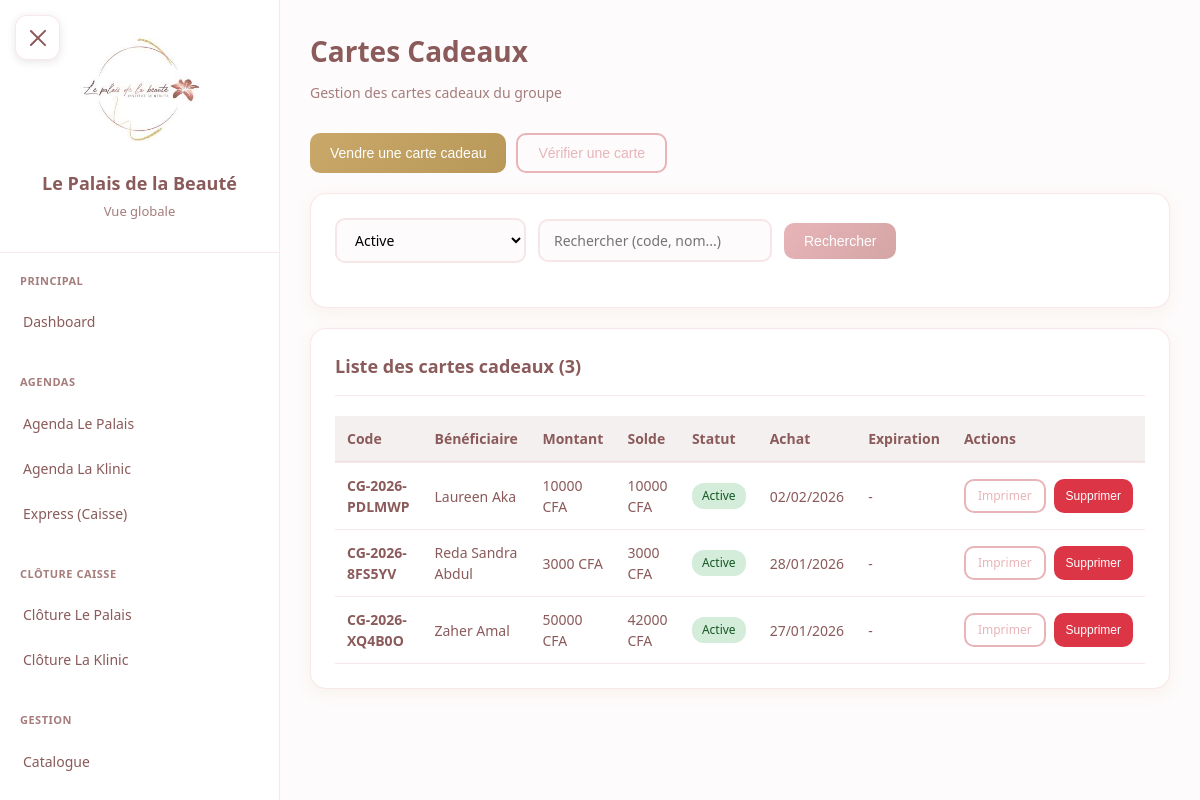
/cartes-cadeaux/ (signed in), run on an earlier commit of the app's database.
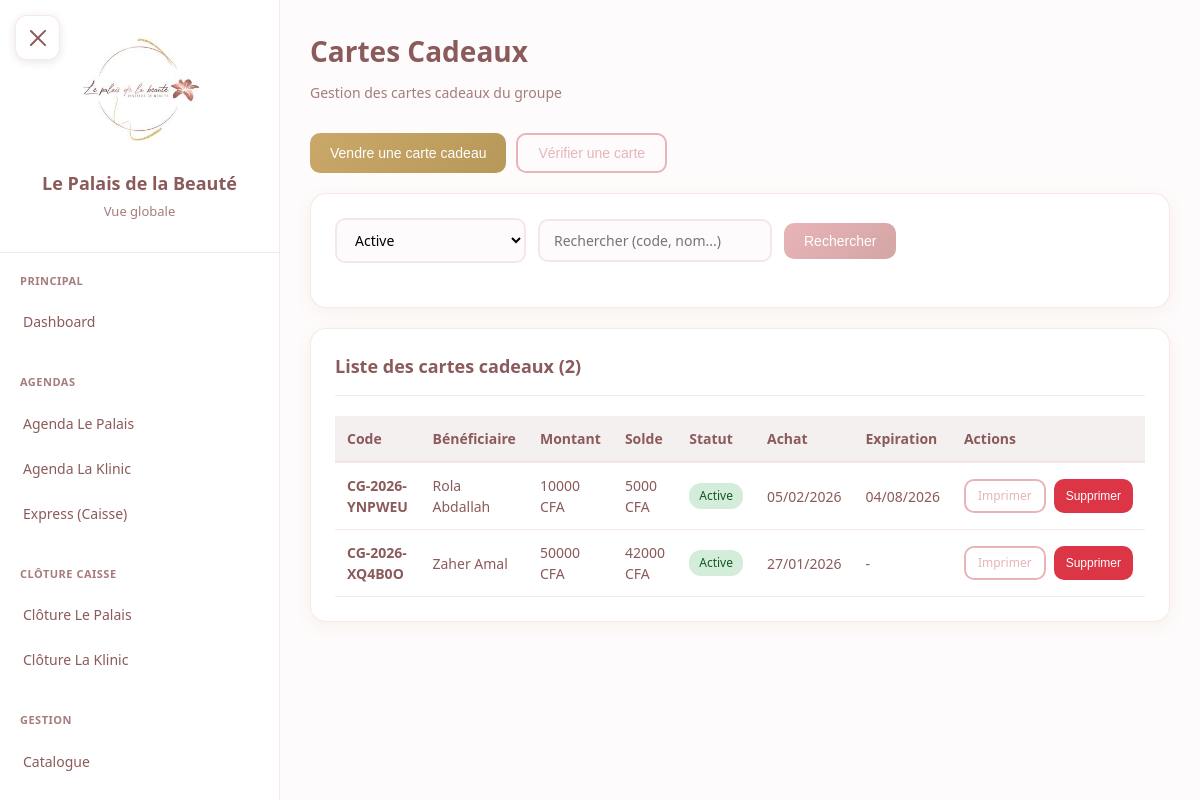
And on a later commit of the database.
### core/models.py (models this page shows, shortened)
class CarteCadeau(models.Model):
    STATUT_CHOICES = [
        ('active', 'Active'),
        ('soldee', 'Soldée'),
        ('annulee', 'Annulée'),
        ('supprimee', 'Supprimée'),
    ]
    code = models.CharField(max_length=20, unique=True, editable=False)
    acheteur = models.ForeignKey(
        'Client',
        on_delete=models.PROTECT,
        related_name='cartes_achetees',
    )
    beneficiaire = models.ForeignKey(
        'Client',
        on_delete=models.PROTECT,
        related_name='cartes_recues',
    )
    montant_initial = models.IntegerField(
        validators=[MinValueValidator(0)]
    )
    solde = models.IntegerField(
        validators=[MinValueValidator(0)]
    )
    institut_achat = models.ForeignKey(
        'Institut',
        on_delete=models.PROTECT,
        related_name='cartes_vendues',
    )
    statut = models.CharField(max_length=20, choices=STATUT_CHOICES, default='active')
    date_achat = models.DateTimeField(auto_now_add=True)
    date_expiration = models.DateTimeField(null=True, blank=True, help_text="Date d'expiration (6 mois après l'achat)")
    date_derniere_utilisation = models.DateTimeField(null=True, blank=True)
    mode_paiement_achat = models.CharField(
        max_length=20,
        choices=[
            ('especes', 'Espèces'),
            ('carte', 'Carte bancaire'),
            ('cheque', 'Chèque'),
            ('om', 'Orange Money'),
            ('wave', 'Wave'),
        ],
        default='especes',
    )
    vendue_par = models.ForeignKey(
        'Utilisateur',
        on_delete=models.SET_NULL,
        null=True,
        related_name='cartes_vendues',
    )
    class Meta:
        verbose_name = "Carte cadeau"
        verbose_name_plural = "Cartes cadeaux"
        ordering = ['-date_achat']
    @property
    def est_expiree(self):
        if self.date_expiration:
            return timezone.now() > self.date_expiration
        if self.date_achat:
            return timezone.now() > (self.date_achat + timedelta(days=180))
        return False
    @property
    def jours_restants(self):
        if self.date_expiration:
            delta = self.date_expiration - timezone.now()
            return max(0, delta.days)
        return 0

class Client(models.Model):
    SEXE_CHOICES = [
        ('F', 'Femme'),
        ('H', 'Homme'),
    ]
    nom = models.CharField(max_length=100)
    prenom = models.CharField(max_length=100)
    telephone = models.CharField(max_length=20, unique=True)
    email = models.EmailField(blank=True, null=True)
    sexe = models.CharField(max_length=1, choices=SEXE_CHOICES, default='F')
    date_creation = models.DateTimeField(auto_now_add=True)
    notes = models.TextField(blank=True, null=True)  # Notes optionnelles
    class Meta:
        verbose_name = "Client"
        verbose_name_plural = "Clients"
        ordering = ['nom', 'prenom']
    def get_full_name(self):
        return f"{self.prenom} {self.nom}"

### core/views.py (the view, shortened to what this page needs)
# urls.py: path('cartes-cadeaux/', views.cartes_cadeaux_list, name='cartes_cadeaux_list'),
@login_required
def cartes_cadeaux_list(request):
    cartes = CarteCadeau.objects.select_related(
        'acheteur', 'beneficiaire', 'institut_achat'
    ).all()
    statut = request.GET.get('statut', 'active')
    if statut:
        if statut == 'annulee':
            cartes = cartes.filter(statut__in=['annulee', 'supprimee'])
        elif statut == 'toutes':
            pass
        else:
            cartes = cartes.filter(statut=statut)
    search = request.GET.get('search', '')
    instituts = Institut.objects.all()
    return render(request, 'cartes_cadeaux/liste.html', {
        'cartes': cartes,
        'search': search,
        'statut_filtre': statut,
        'instituts': instituts,
    })

### core/models.py (called while the page is built)
    def is_patron(self):
        return self.role == 'patron'

### templates/cartes_cadeaux/liste.html (shortened to what this page needs)
{% extends "base.html" %}
{% block content %}
<div class="content-header">
    <h1 class="page-title">Cartes Cadeaux</h1>
    <p class="page-subtitle">Gestion des cartes cadeaux du groupe</p>
</div>
<div class="actions-row">
    <button class="btn btn-secondary" onclick="ouvrirModalVente()">
        Vendre une carte cadeau
    </button>
    <button class="btn btn-outline" onclick="ouvrirModalVerification()">
        Vérifier une carte
    </button>
</div>
<div class="card">
    <form method="GET" class="filters-row">
        <select name="statut" onchange="this.form.submit()">
            <option value="active" {% if statut_filtre == 'active' %}selected{% endif %}>Active</option>
        </select>
        <input type="text" name="search" placeholder="Rechercher (code, nom...)" value="{{ search }}">
        <button type="submit" class="btn btn-primary">Rechercher</button>
    </form>
</div>
<div class="card">
    <div class="card-header">
        <h2 class="card-title">Liste des cartes cadeaux ({{ cartes|length }})</h2>
    </div>
    <table>
        <thead>
            <tr>
                <th>Code</th>
                <th>Bénéficiaire</th>
                <th>Montant</th>
                <th>Solde</th>
                <th>Statut</th>
                <th>Achat</th>
                <th>Expiration</th>
                <th>Actions</th>
            </tr>
        </thead>
        <tbody>
            {% for carte in cartes %}
            <tr>
                <td><strong>{{ carte.code }}</strong></td>
                <td>{{ carte.beneficiaire.get_full_name }}</td>
                <td>{{ carte.montant_initial|floatformat:0 }} CFA</td>
                <td>{{ carte.solde|floatformat:0 }} CFA</td>
                <td>
                    <span class="badge badge-{{ carte.statut }}">
                        {{ carte.get_statut_display }}
                    </span>
                </td>
                <td>{{ carte.date_achat|date:"d/m/Y" }}</td>
                <td>
                    {% if carte.date_expiration %}
                        {% if carte.est_expiree %}
                            <span style="color: #dc3545; font-weight: 600;">Expirée</span>
                        {% elif carte.jours_restants <= 30 %}
                            <span style="color: #ffc107; font-weight: 600;">{{ carte.date_expiration|date:"d/m/Y" }}</span>
                            <br><small style="color: #ffc107;">({{ carte.jours_restants }}j restants)</small>
                        {% else %}
                            {{ carte.date_expiration|date:"d/m/Y" }}
                        {% endif %}
                    {% else %}
                        -
                    {% endif %}
                </td>
                <td>
                    <div style="display: flex; gap: 8px;">
                        <a href="{% url 'core:imprimer_carte_cadeau' carte_id=carte.id %}" target="_blank" class="btn btn-outline" style="padding: 6px 12px; font-size: 12px;">Imprimer</a>
                        {% if request.user.utilisateur.is_patron %}
                        <button onclick="ouvrirModalSupprimerCarte({{ carte.id }}, '{{ carte.code }}', {{ carte.utilisations.count }})" class="btn btn-danger" style="padding: 6px 12px; font-size: 12px;">Supprimer</button>
                        {% endif %}
                    </div>
                </td>
            </tr>
            {% empty %}
            <tr>
                <td colspan="8" style="text-align: center; padding: 30px; color: var(--text-light);">
                    Aucune carte cadeau trouvée
                </td>
            </tr>
            {% endfor %}
        </tbody>
    </table>
</div>
{% endblock %}

### templates/base.html (shortened to what this page needs)
<!DOCTYPE html>
<html lang="fr">
<head>
    <link rel="stylesheet" href="/static/css/style.css">
</head>
<body>
    <button class="mobile-menu-btn" id="mobileMenuBtn" aria-label="Menu">
        <span></span>
    </button>
    <div class="main-layout">
        <aside class="sidebar" id="sidebar">
            <div class="sidebar-header">
                <img src="/static/images/logo.jpg" alt="Logo" class="sidebar-logo" onerror="this.style.display='none'">
                <div class="sidebar-title">Le Palais de la Beauté</div>
                <div class="sidebar-subtitle">
                    {% if request.user.is_authenticated %}
                        {% if request.user.utilisateur.is_patron %}
                            Vue globale
                        {% else %}
                            {{ request.user.utilisateur.institut.nom }}
                        {% endif %}
                    {% endif %}
                </div>
            </div>
            <nav class="sidebar-nav">
                {% if request.user.is_authenticated %}
                    {% if request.user.utilisateur.is_patron %}
                        <div class="nav-section">
                            <div class="nav-section-title">Principal</div>
                            <a href="{% url 'dashboard:index' %}" class="nav-item {% if request.resolver_match.app_name == 'dashboard' %}active{% endif %}">
                                Dashboard
                            </a>
                        </div>
                        <div class="nav-section">
                            <div class="nav-section-title">Agendas</div>
                            <a href="{% url 'agenda:index' institut_code='palais' %}" class="nav-item">
                                Agenda Le Palais
                            </a>
                            <a href="{% url 'agenda:index' institut_code='klinic' %}" class="nav-item">
                                Agenda La Klinic
                            </a>
                            <a href="{% url 'express:index' %}" class="nav-item">
                                Express (Caisse)
                            </a>
                        </div>
                        <div class="nav-section">
                            <div class="nav-section-title">Clôture Caisse</div>
                            <a href="{% url 'agenda:cloture_caisse' institut_code='palais' %}" class="nav-item">
                                Clôture Le Palais
                            </a>
                            <a href="{% url 'agenda:cloture_caisse' institut_code='klinic' %}" class="nav-item">
                                Clôture La Klinic
                            </a>
                        </div>
                        <div class="nav-section">
                            <div class="nav-section-title">Gestion</div>
                            <a href="{% url 'gestion:catalogue' %}" class="nav-item {% if request.resolver_match.app_name == 'gestion' %}active{% endif %}">
                                Catalogue
                            </a>
                            <a href="{% url 'core:clients_list' %}" class="nav-item {% if request.resolver_match.url_name == 'clients_list' %}active{% endif %}">
                            </a>
                        </div>
                    {% endif %}
                {% endif %}
            </nav>
        </aside>
        <main class="main-content">
            {% block content %}
            {% endblock %}
        </main>
    </div>
</body>
</html>

### static/css/style.css (style rules this page uses)
.badge { display: inline-block; padding: 4px 10px; border-radius: 12px; font-size: 12px; font-weight: 500; }

What changed in the data, as far as the page shows it:
removed CarteCadeau: code "CG-2026-PDLMWP", beneficiaire.get_full_name "Laureen Aka", montant_initial "10000", solde "10000", statut "Active", date_achat "02/02/2026"
no longer on this page (row edited): CarteCadeau: code "CG-2026-8FS5YV", beneficiaire.get_full_name "Reda Sandra Abdul", montant_initial "3000", solde "3000", statut "Active", date_achat "28/01/2026"
added CarteCadeau: code "CG-2026-YNPWEU", beneficiaire.get_full_name "Rola Abdallah", montant_initial "10000", solde "5000", statut "Active", date_achat "05/02/2026", date_expiration "04/08/2026"
Also different on the page:
{{ cartes|length }}: "3" → "2"
